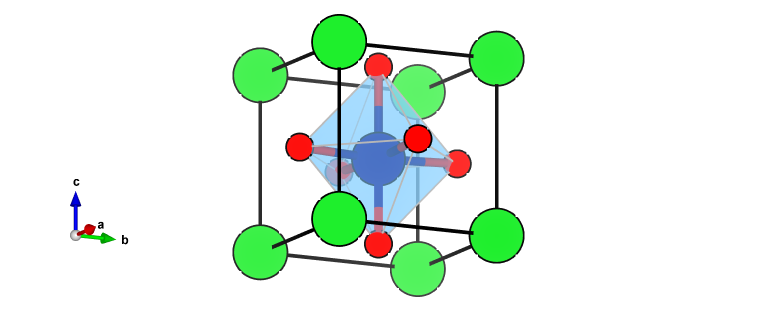
#> input picture renders/batio3/raw_z0480.png, 1514 x 622 px (shown at 1/2 size); its folder holds 4 pictures in this run
$ python annotate_batio3.py
#> lines starting #> are read from the running program, lines starting #| are printed output that depends on the picture; after the words box and inside, x2 and y2 are one past the last pixel; in counts of white or black regions, pixels touching at a corner belong together
#!/usr/bin/env python3
"""
ANNOTATE THE VESTA BaTiO3 FRAMES SO THE Ti OFF-CENTRING IS ACTUALLY READABLE.

THE BARE RENDERS ARE VISUALLY IDENTICAL: ACROSS THE WHOLE SCAN THE Ti SPHERE MOVES
ABOUT 14 px WHILE BEING DRAWN ABOUT 96 px WIDE, SO LESS THAN 0.01 OF THE FRAME
CHANGES. THIS SCRIPT MEASURES THE Ti CENTRE IN EACH FRAME, DRAWS THE z = 0.500
REFERENCE AGAINST IT, ADDS A 3 TIMES MAGNIFIED DETAIL, AND PRINTS THE BOND NUMBERS.

RE-RUNNABLE: POINT IT AT FRESHLY RE-RENDERED FRAMES AFTER THE CIF CHARGE PATCH AND
IT WILL RE-MEASURE EVERYTHING FROM THE IMAGES.
"""
import numpy as np, cv2, pathlib
from PIL import Image, ImageDraw, ImageFont

W, H = 1920, 1080
BG     = (255, 255, 255)
HEAD   = (11, 20, 16)
GREEN  = (82, 231, 150)
DIM    = (126, 164, 146)
INK    = (16, 20, 18)
PANEL  = (244, 246, 244)
EDGE   = (58, 68, 62)
REF    = (198, 28, 58)
ACT    = (22, 78, 198)
MONO   = "/usr/share/fonts/liberation-mono/LiberationMono-Regular.ttf"
MONOB  = "/usr/share/fonts/liberation-mono/LiberationMono-Bold.ttf"
def f(sz, bold=False): return ImageFont.truetype(MONOB if bold else MONO, sz)

# ---- PHYSICAL CONSTANTS AND THE SUPPLIED CELL -------------------------------
LP1, LP3 = 399.04, 410.27                 # pm
VOL      = LP1 * LP1 * LP3                # pm^3
QE       = 1.602176634e-19                # C
STATES   = [('0480', 0.480), ('0490', 0.490), ('0500', 0.500),
            ('0510', 0.510), ('0520', 0.520)]
LOOP = {'0480': '-Ps SATURATION', '0490': '-Pr REMANENCE',
        '0500': 'Ec COERCIVE POINT', '0510': '+Pr REMANENCE',
        '0520': '+Ps SATURATION'}

def physics(z):
    u    = (z - 0.5) * LP3                                   # pm, + IS TOWARD +c
    up   = LP3 / 2 - u                                       # pm, Ti TO O1 ABOVE
    dn   = LP3 / 2 + u                                       # pm, Ti TO O1 BELOW
    eq   = (( LP1 / 2) ** 2 + u ** 2) ** 0.5                 # pm, EQUATORIAL
    P    = 4 * QE * (u * 1e-12) / (VOL * 1e-36)              # C m^-2
    return u, up, dn, eq, P

def ti_centre(img):
    """CENTRE OF THE LARGEST INSCRIBED CIRCLE IN THE Ti-BLUE MASK."""
    a = np.array(img.convert("RGB")).astype(int)
    r, g, b = a[..., 0], a[..., 1], a[..., 2]
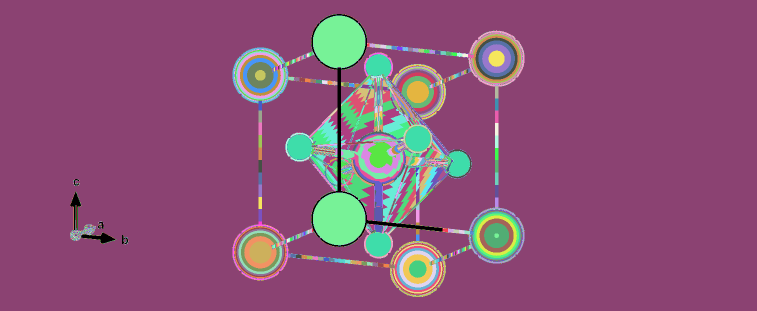
#> r: shape (622, 1514) int64 (shown at 1/2 size); 254 distinct labels, from 0 to 255; one colour per label, 0 black
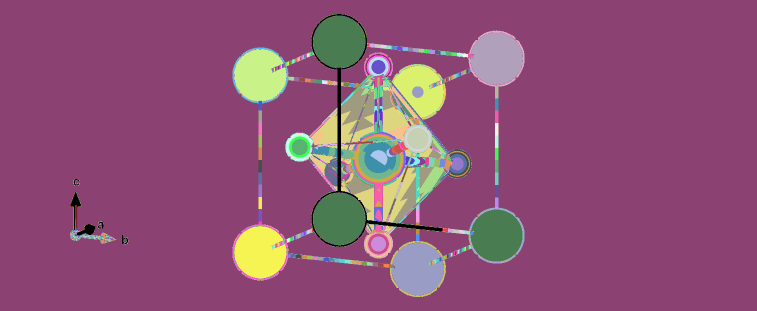
#> g: shape (622, 1514) int64 (shown at 1/2 size); 255 distinct labels, from 0 to 255; one colour per label, 0 black
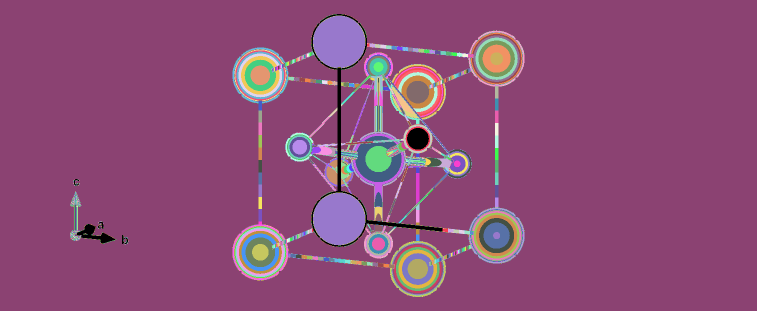
#> b: shape (622, 1514) int64 (shown at 1/2 size); 256 distinct labels, from 0 to 255; one colour per label, 0 black
    m = ((b - r) > 35) & (b > 95) & (r < 160) & (g < 170) & (b > g)
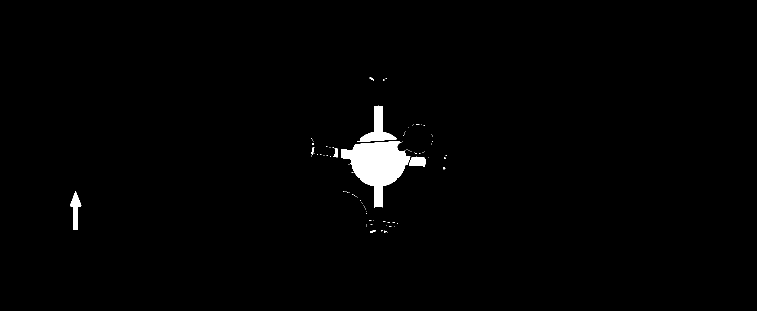
#> m: shape (622, 1514) bool (shown at 1/2 size); 1.4% white; 93 white regions (85 under 20 px), largest, box (x1, y1, x2, y2) and area: (682, 282, 821, 415) 9206, (714, 211, 793, 284) 1954, (140, 382, 163, 460) 758
    m[:, :420] = False
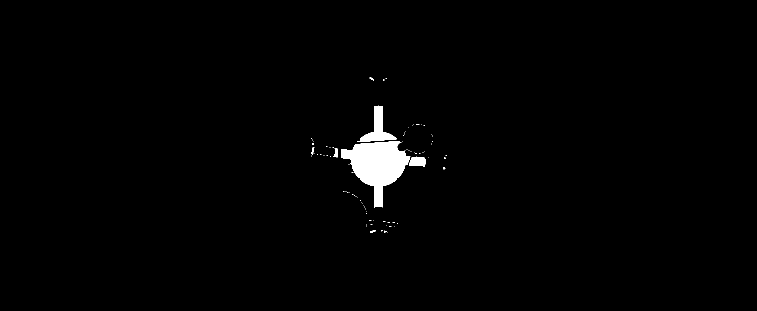
#> m: shape (622, 1514) bool (shown at 1/2 size); 1.3% white; 92 white regions (85 under 20 px), largest, box (x1, y1, x2, y2) and area: (682, 282, 821, 415) 9206, (714, 211, 793, 284) 1954, (818, 313, 851, 333) 525
    m = cv2.morphologyEx((m * 255).astype(np.uint8), cv2.MORPH_CLOSE,
                         cv2.getStructuringElement(cv2.MORPH_ELLIPSE, (9, 9)))
#> m: shape (622, 1514); 1.4% white; 68 white regions (60 under 20 px), largest, box (x1, y1, x2, y2) and area: (665, 211, 852, 415) 12388, (775, 444, 790, 453) 91, (622, 279, 629, 313) 87
    dt = cv2.distanceTransform(m, cv2.DIST_L2, 5)
    y, x = np.unravel_index(int(np.argmax(dt)), dt.shape)
#> y = 318; x = 750
    return int(x), int(y), float(dt[y, x])

def dashed(d, x0, x1, y, col, dash=13, gap=9, wd=3):
    x = x0
    while x < x1:
        d.line([(x, y), (min(x + dash, x1), y)], fill=col, width=wd)
        x += dash + gap

# ---- MEASURE EVERY FRAME FIRST SO z = 0.500 CAN SERVE AS THE REFERENCE ------
raw, cen = {}, {}
for tag, _ in STATES:
    raw[tag] = Image.open(f"raw_z{tag}.png").convert("RGB")
    cen[tag] = ti_centre(raw[tag])
#> pass 2 of the loop `for tag, _ in STATES:`:
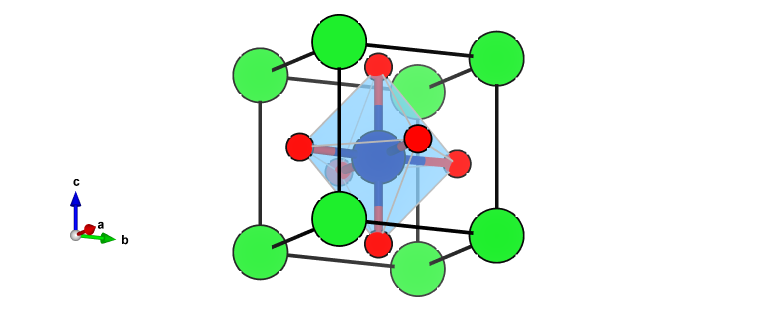
#> input picture renders/batio3/raw_z0490.png, 1514 x 622 px (shown at 1/2 size)
#> r: shape (622, 1514) int64; 254 distinct labels, from 0 to 255
#> g: shape (622, 1514) int64; 255 distinct labels, from 0 to 255
#> in ti_centre (call 2), `r, g, b = a[..., 0], a[..., 1], a[..., 2]`:
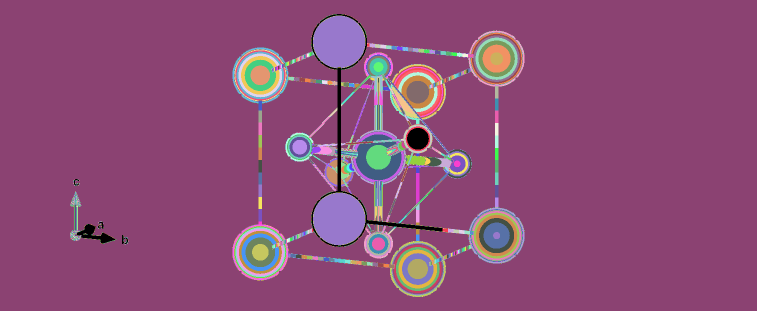
#> b: shape (622, 1514) int64 (shown at 1/2 size); 256 distinct labels, from 0 to 255; one colour per label, 0 black
#> in ti_centre (call 2), `m = cv2.morphologyEx((m * 255).astype(np.uint8), cv2.MORPH_CLOSE, cv2...`:
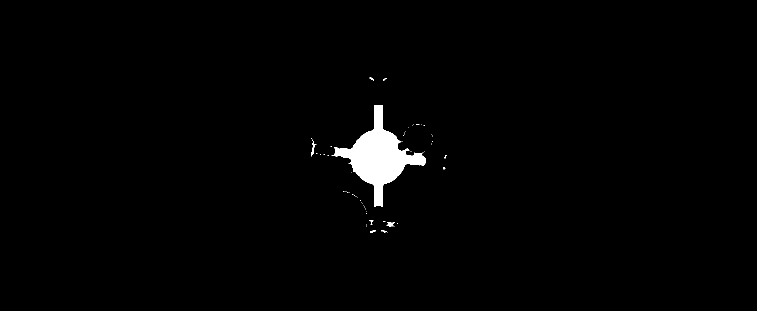
#> m: shape (622, 1514) (shown at 1/2 size); 1.4% white; 63 white regions (56 under 20 px), largest, box (x1, y1, x2, y2) and area: (663, 210, 851, 414) 12402, (622, 279, 633, 313) 98, (775, 444, 790, 453) 91
#> y = 315
#> pass 3 of the loop `for tag, _ in STATES:`:
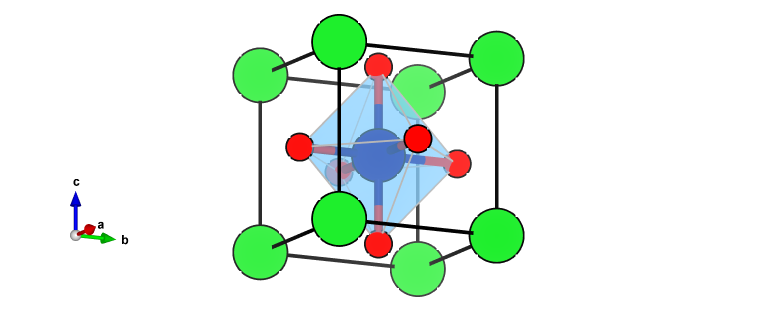
#> input picture renders/batio3/raw_z0500.png, 1514 x 622 px (shown at 1/2 size)
#> r: shape (622, 1514) int64; 254 distinct labels, from 0 to 255
#> g: shape (622, 1514) int64; 255 distinct labels, from 0 to 255
#> in ti_centre (call 3), `r, g, b = a[..., 0], a[..., 1], a[..., 2]`:
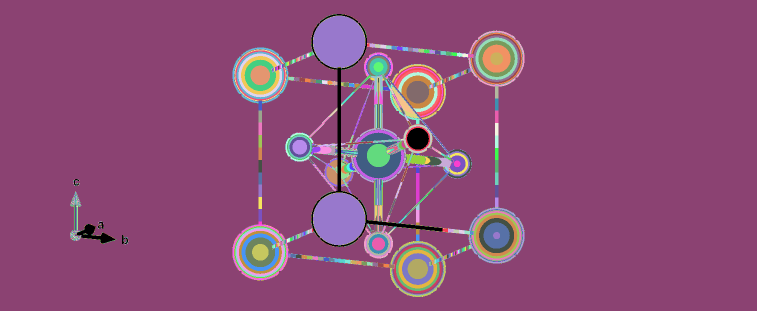
#> b: shape (622, 1514) int64 (shown at 1/2 size); 256 distinct labels, from 0 to 255; one colour per label, 0 black
#> in ti_centre (call 3), `m = cv2.morphologyEx((m * 255).astype(np.uint8), cv2.MORPH_CLOSE, cv2...`:
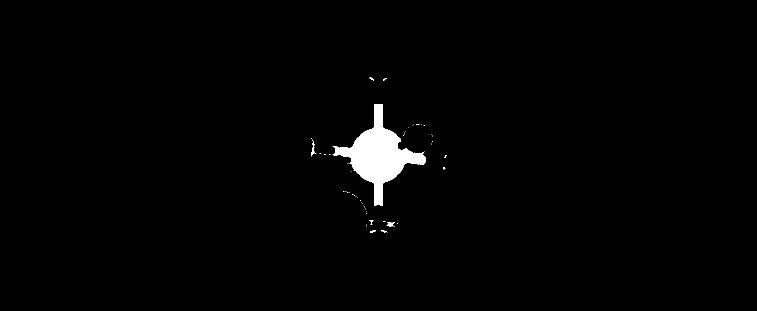
#> m: shape (622, 1514) (shown at 1/2 size); 1.4% white; 59 white regions (52 under 20 px), largest, box (x1, y1, x2, y2) and area: (665, 208, 851, 412) 12493, (622, 279, 633, 313) 99, (775, 444, 790, 453) 91
#> y = 311
#> (the run stopped early here; a loop or call above may not have finished)
